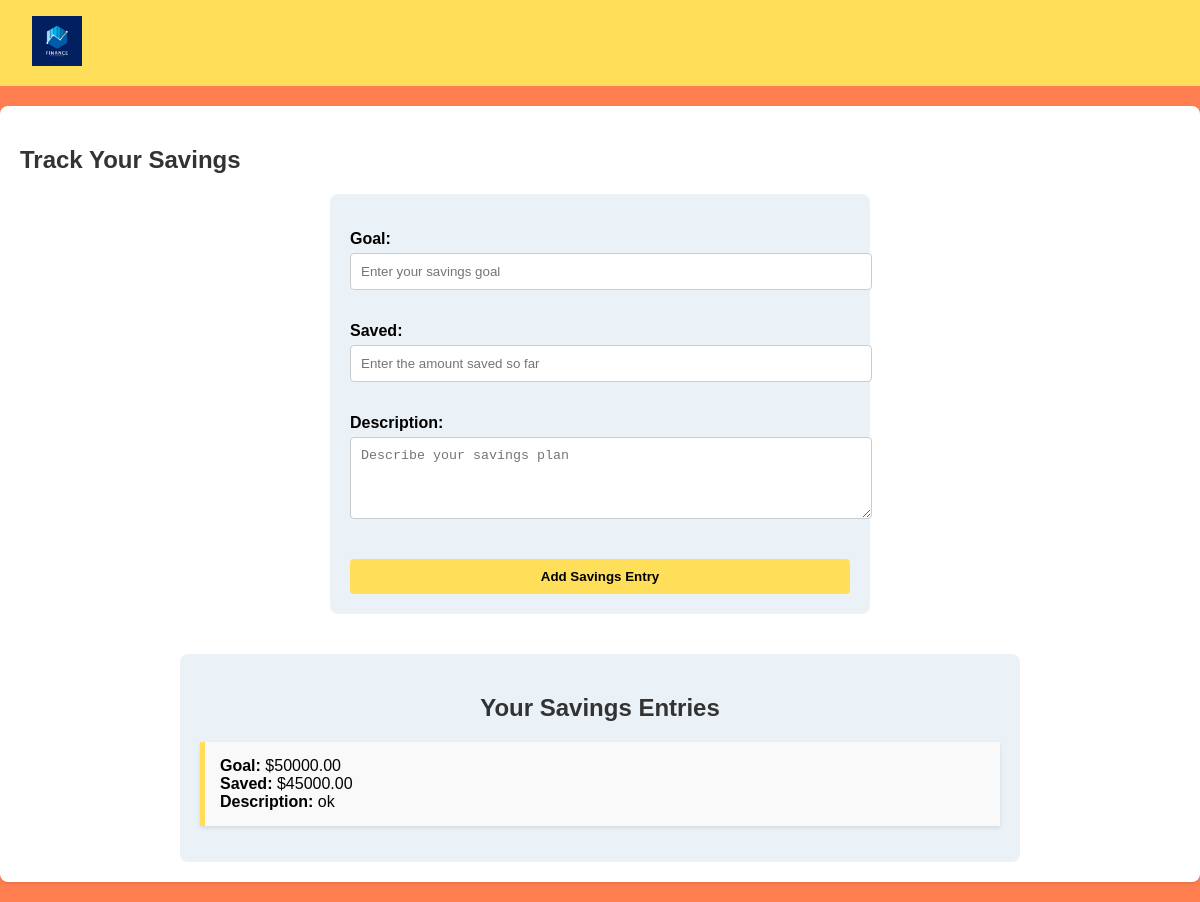
Screenshot of /finance/savings_tracker/ with the database file from the repository.
### finance/models.py (models this page shows, shortened)
class SavingsEntry(models.Model):
    goal = models.DecimalField(max_digits=10, decimal_places=2)
    saved = models.DecimalField(max_digits=10, decimal_places=2)
    description = models.TextField(blank=True, null=True)

### finance/views.py (the view)
# urls.py: path('savings_tracker/', views.savings_tracker, name='savings_tracker'),
def savings_tracker(request):
    savings_entries = SavingsEntry.objects.all()
    if request.method == "POST":
        form = SavingsEntryForm(request.POST)
        if form.is_valid():
            form.save()
            return redirect('finance:savings_tracker')
    else:
        form = SavingsEntryForm()
    return render(request, 'finance/savings_tracker.html', {'form': form, 'savings_entries': savings_entries})

### finance/forms.py
class SavingsEntryForm(forms.ModelForm):
    class Meta:
        model = SavingsEntry
        fields = ['goal', 'saved', 'description']
        widgets = {
            'goal': forms.NumberInput(attrs={'placeholder': 'Enter your savings goal', 'min': 0}),
            'saved': forms.NumberInput(attrs={'placeholder': 'Enter the amount saved so far', 'min': 0}),
            'description': forms.Textarea(attrs={'rows': 4, 'placeholder': 'Describe your savings plan'}),
        }

### templates/finance/savings_tracker.html (shortened to what this page needs)
<!DOCTYPE html>
<html lang="en">
<head>
    {% load static %}
</head>
<body>
    <header>
        <div class="logo">
            <img src="{% static 'images/18.jpg' %}" alt="Logo">
        </div>
    </header>
    <main>
        <section class="savings-tracker">
            <h2>Track Your Savings</h2>
            <form class="savings-form" id="savingsForm" method="post">
                {{ form.as_p }}
                <button type="submit">Add Savings Entry</button>
            </form>
        </section>
        <section class="savings-list">
            <h2>Your Savings Entries</h2>
            <ul id="savingsList">
                {% for entry in savings_entries %}
                <li>
                    <strong>Goal:</strong> ${{ entry.goal }} <br>
                    <strong>Saved:</strong> ${{ entry.saved }} <br>
                    <strong>Description:</strong> {{ entry.description }}
                </li>
                {% endfor %}
            </ul>
        </section>
    </main>
</body>
</html>

### templates/finance/savings_tracker.html (style rules this page uses)
body { font-family: Arial, sans-serif; background-color: #FF7F50; margin: 0; padding: 0; }
header { background-color: #ffde59; display: flex; justify-content: space-between; align-items: center; padding: 1rem 2rem; }
header .logo img { max-height: 50px; }
main { max-width: 1200px; margin: 20px auto; padding: 20px; background-color: #ffffff; border-radius: 8px; box-shadow: 0 2px 4px rgba(0, 0, 0, 0.1); }
h1, h2 { color: #333; }
section { margin-bottom: 40px; }
.savings-form { display: flex; flex-direction: column; max-width: 500px; margin: 0 auto; background-color: #eaf2f8; padding: 20px; border-radius: 8px; }
.savings-form label { margin-top: 10px; font-weight: bold; }
.savings-form input, .savings-form textarea { padding: 10px; margin-top: 5px; border: 1px solid #ccc; border-radius: 4px; width: 100%; }
.savings-form button { margin-top: 20px; padding: 10px; background-color: #ffde59; color: black; border: none; border-radius: 4px; cursor: pointer; width: 100%; font-weight: bold; }
.savings-list { margin-top: 40px; max-width: 800px; margin: 0 auto; padding: 20px; background-color: #eaf2f8; border-radius: 8px; }
.savings-list h2 { text-align: center; margin-bottom: 20px; }
.savings-list ul { list-style-type: none; padding: 0; }
.savings-list li { background-color: #f9f9f9; padding: 15px; margin-bottom: 10px; border-left: 5px solid #ffde59; box-shadow: 0 2px 4px rgba(0, 0, 0, 0.1); }

### rows the page displays
SavingsEntry: goal "50000.00", saved "45000.00", description "ok"
